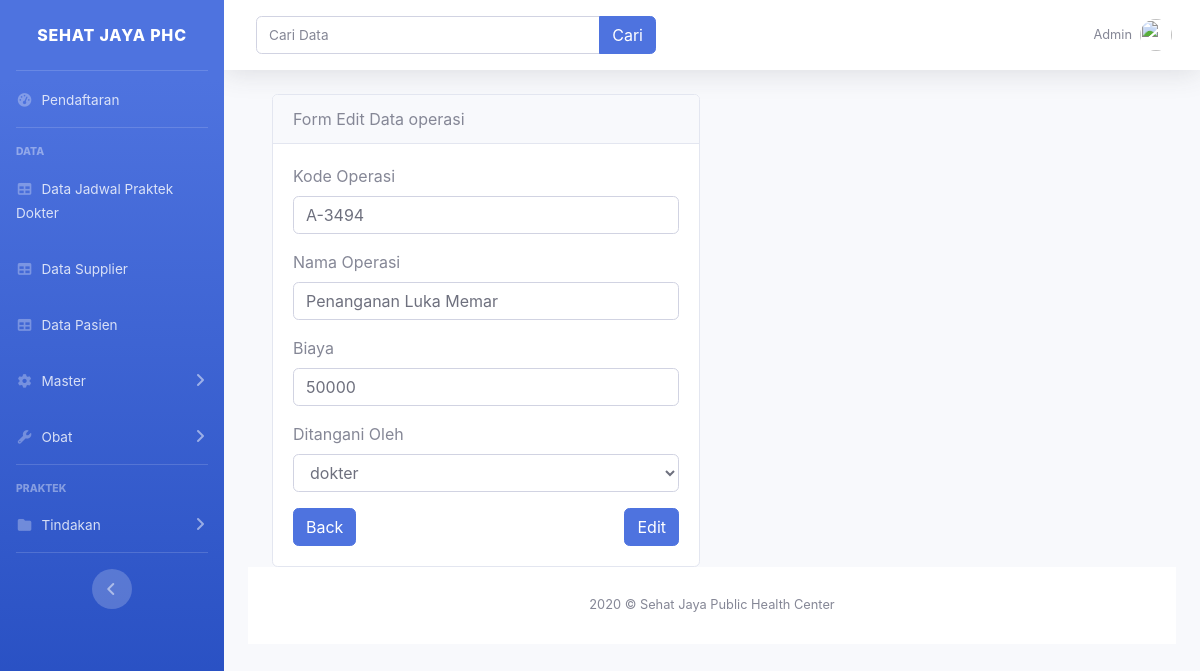
Screenshot of /operasi/edit/A-3494 with the database file from the repository.
### tables this page shows
CREATE TABLE `tbl_operasi` (
  `kode_operasi` varchar(6) NOT NULL,
  `nama_operasi` varchar(50) NOT NULL,
  `biaya` int(11) NOT NULL,
  `ditangani_oleh` enum('dokter','petugas','dokter dan petugas') NOT NULL
);

### application/controllers/operasi.php (called while the page is built, shortened)
<?php
class operasi extends CI_Controller {
    public function __construct(){
        $this->load->model('operasi_model');
        $this->load->library('form_validation');
    }
    public function edit($kode_operasi){
        $data['title']='Form Edit Data operasi';
        $data['tbl_operasi']=$this->operasi_model->getoperasiByID($kode_operasi);
        $data['ditangani_oleh']=['dokter', 'petugas','dokter dan petugas'];
        $this->form_validation->set_rules('kode_operasi', 'Kode Operasi', 'required');
        $this->form_validation->set_rules('nama_operasi', 'Nama Operasi', 'required');
        $this->form_validation->set_rules('biaya', 'Biaya', 'required');
        if ($this->form_validation->run() ==  FALSE) {
            $this->load->view('template/header', $data);
            $this->load->view('operasi/edit', $data);
            $this->load->view('template/footer');
        } else {
            $this->operasi_model->ubahdataoperasi();
            $this->session->set_flashdata('flash-data', 'diedit');
            redirect('operasi','refresh');
        }
    }
}
?>

### index.php (called while the page is built, shortened)
<?php
require_once BASEPATH.'core/CodeIgniter.php';

### application/models/operasi_model.php (called while the page is built, shortened)
<?php
class operasi_model extends CI_Model{
    public function getoperasiByID($kode_operasi){
        return $this->db->get_where('tbl_operasi',['kode_operasi'=> $kode_operasi])->row_array();
    }
}
?>

### application/views/operasi/edit.php (the view, shortened to what this page needs)
<div class="container">
    <div class="row mt-3">
        <div class="col-md-6">
            <div class="card">
                <div class="card-header">
                    Form Edit Data operasi
                </div>
                <div class="card-body">
                    <form action="" method="post">
                        <div class="form-group">
                                <label for="kode_operasi">Kode Operasi</label>
                                <input type="text"
                                class="form-control"
                                id="kode_operasi"
                                name="kode_operasi"
                                value="<?= $tbl_operasi['kode_operasi'];?>">
                        </div>
                        <div class="form-group">
                            <label for="nama_operasi">Nama Operasi</label>
                            <input type="text" class="form-control" id="nama_operasi"
                            name="nama_operasi"
                            value="<?= $tbl_operasi['nama_operasi'];?>">
                        </div>
                        <div class="form-group">
                            <label for="biaya">Biaya</label>
                            <input type="number" class="form-control" id="biaya" name="biaya"
                            value="<?= $tbl_operasi['biaya'];?>">
                        </div>
                        <div class="form-group">
                            <label for="ditangani_oleh">Ditangani Oleh</label>
                            <select class="form-control" id="ditangani_oleh" name="ditangani_oleh">
                                <?php foreach($ditangani_oleh as $key): ?>
                                    <?php if($key ==$tbl_operasi['ditangani_oleh']) : ?>
                                        <option value="<?= $key ?>"selected><?= $key ?></option>
                                    <?php else :?>
                                        <option value="<?= $key ?>"><?= $key ?></option>
                                    <?php endif; ?>
                                    <?php endforeach; ?>
                            </select>
                        </div>
                        <button type="submit" name="edit" class="btn btn-primary float-right">Edit</button>
                        <a href="<?= base_url();?>operasi" class="btn btn-primary float-left">Back</a>
                    </form>
                </div>
            </div>
        </div>
    </div>
</div>

### rows the page displays
tbl_operasi: kode_operasi "A-3494", nama_operasi "Penanganan Luka Memar", biaya "50000", ditangani_oleh "dokter"
